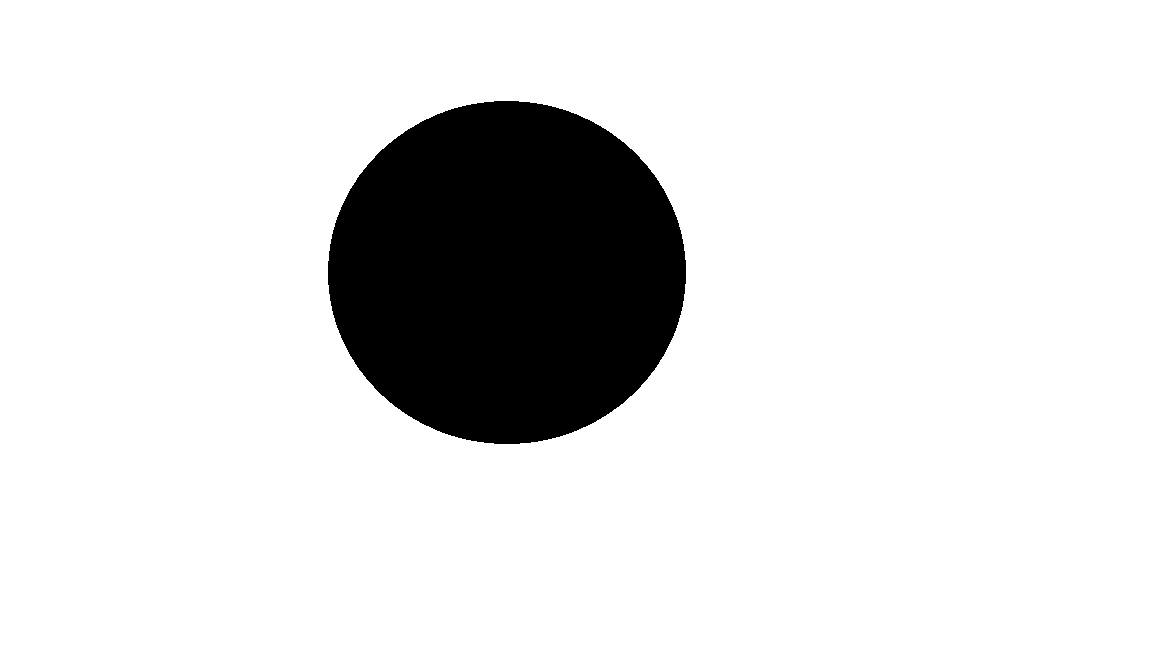
#> input picture Image recognization/image.png, 1152 x 648 px
$ jupyter execute hist.ipynb
#> lines starting #> are read from the running program, lines starting #| are printed output that depends on the picture; after the words box and inside, x2 and y2 are one past the last pixel; in counts of white or black regions, pixels touching at a corner belong together
[cell 1]
import cv2 as cv
import numpy as  np
from matplotlib import pyplot as plt
img = cv.imread('image.png')
#> img is the input picture: shape (648, 1152, 3); 87.1% white; 1 black region, box (x1, y1, x2, y2) and area: (328, 101, 686, 444) 96392
grey_img = cv.cvtColor(img,cv.COLOR_BGR2GRAY)
plt.imshow(grey_img, cmap="gray")

[cell 2]
hist = cv.calcHist([img],[0],None,[256],[0,256])
#> hist = 256 values, max 650104 at index 255, min 0 at index 1, mean 2916
plt.hist(img.ravel(),256,[0,256])
plt.show()
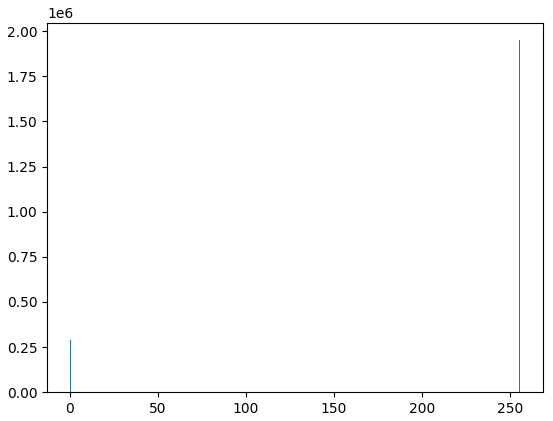
#> figure drawn by matplotlib, 1 panel; tallest bar 1950312 high, from x = 255 to 256
cv.imwrite("image.png", grey_img)
#> Out = True

[cell 3]
ret_val,res_thr_binary = cv.threshold(grey_img, 0,255,cv.THRESH_BINARY)
cv.imwrite("imgdcsd1.png", res_thr_binary)
#> Out = True
